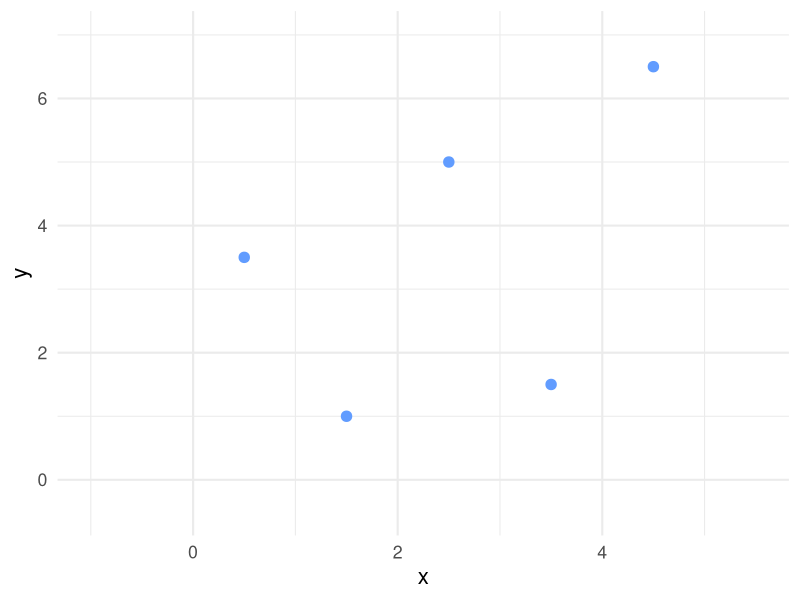
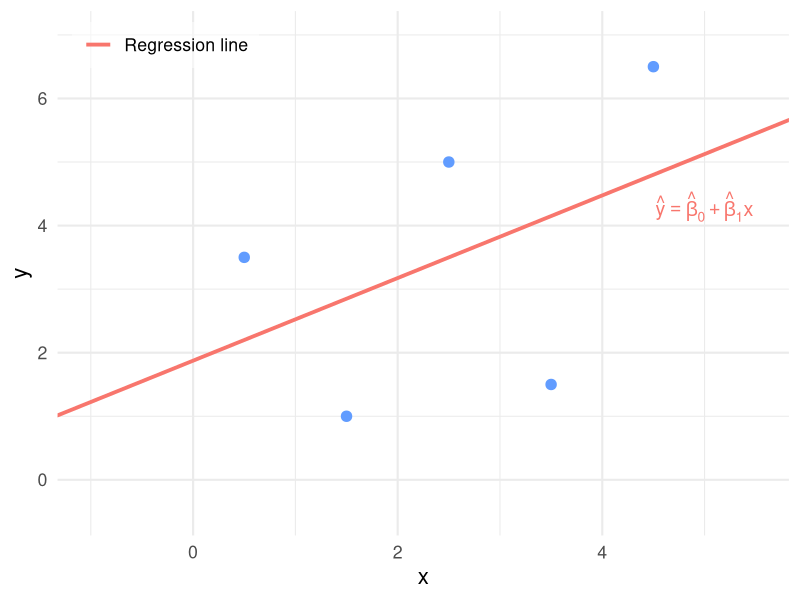
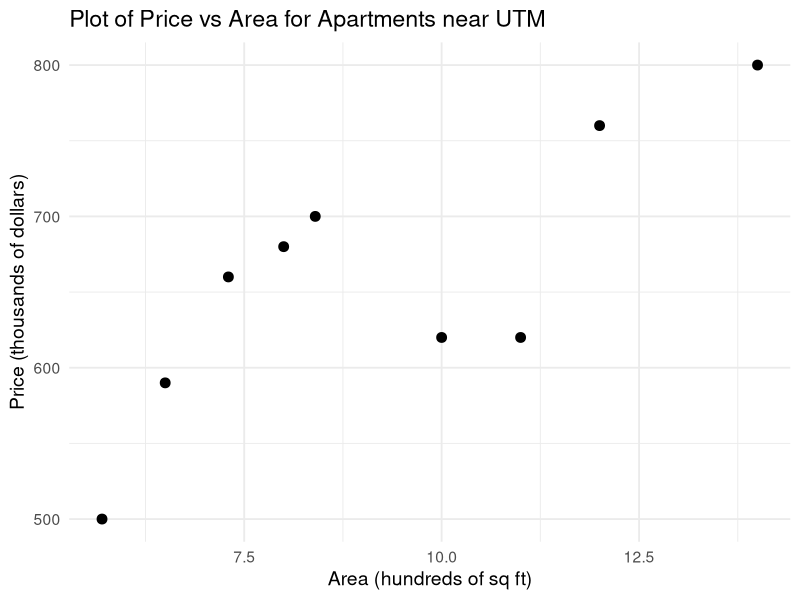
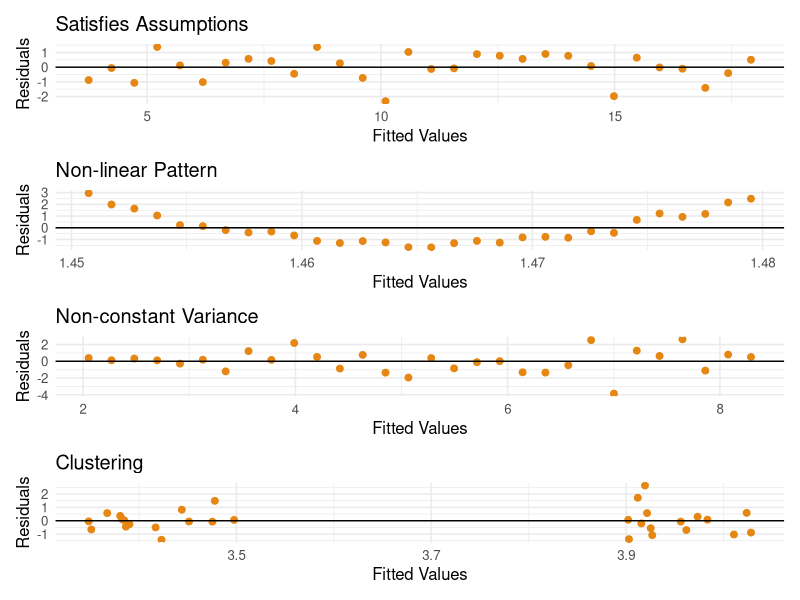
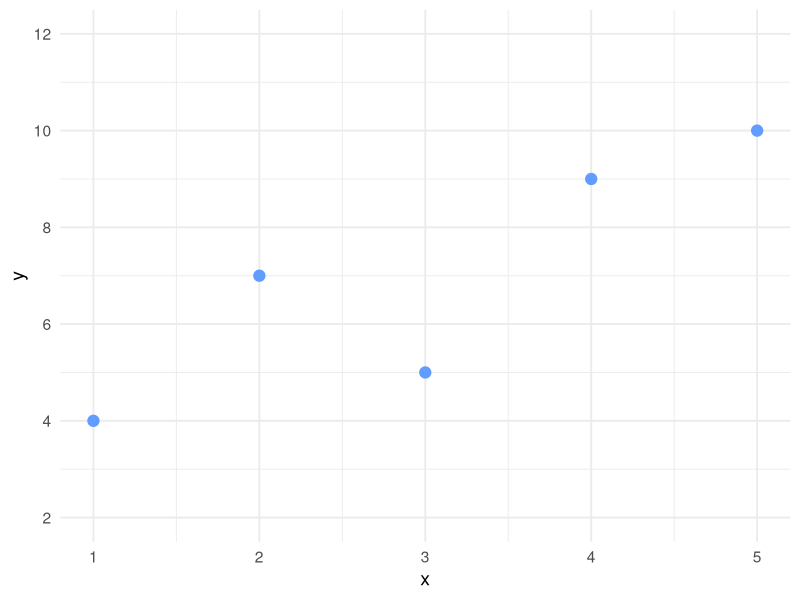
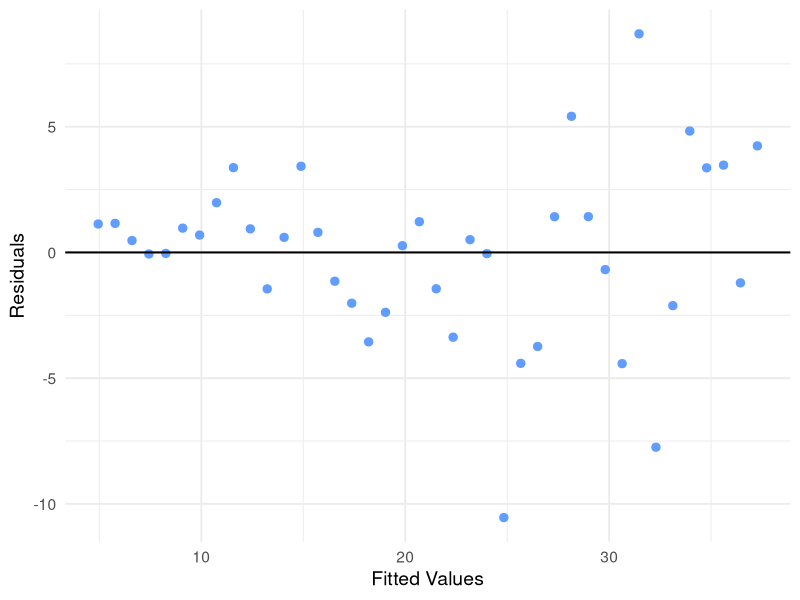
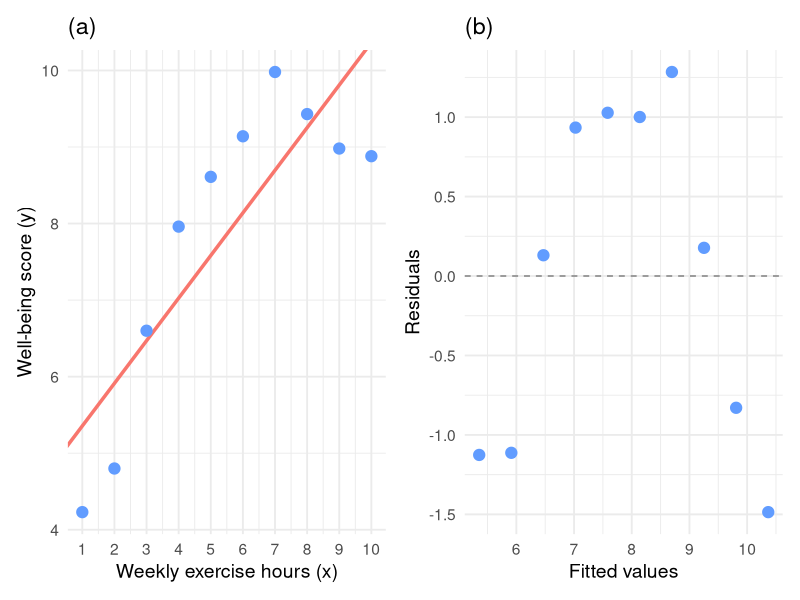
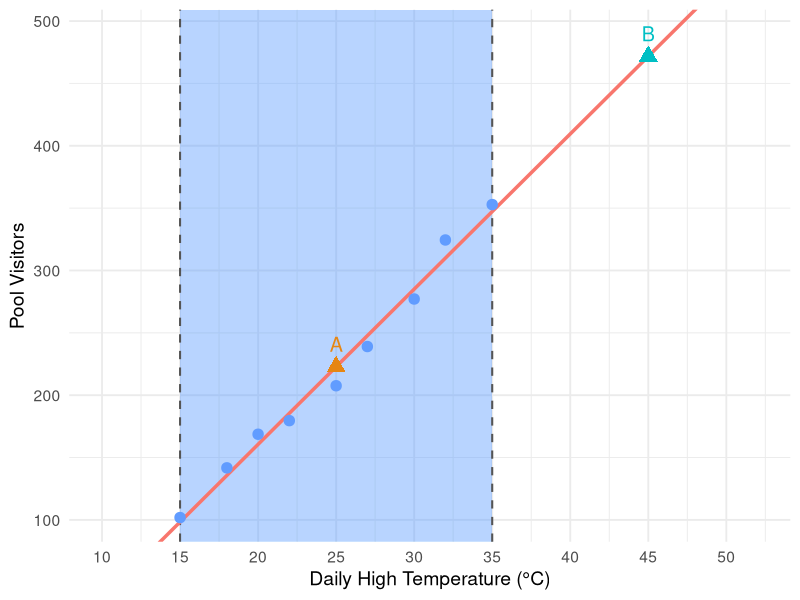

The R source for these figures, in order:
## ---- chunk 1
library(ggplot2)

# --- Same 5 points as before ---
df <- data.frame(
  x = c(0.5, 1.5, 2.5, 3.5, 4.5),
  y = c(3.5, 1.0, 5.0, 1.5, 6.5)
)

# Points-only plot: no line, no legend
p_points <- ggplot(df, aes(x, y)) +
  geom_point(size = 3.2, color = "#619CFF") +
  coord_cartesian(xlim = c(-1.0, 5.5), ylim = c(-0.5, 7)) +
  labs(x = "x", y = "y") +
  theme_minimal(base_size = 16) +
  theme(legend.position = "none")

print(p_points)

## ---- chunk 2
library(ggplot2)

# --- Reduced to 5 points with reasonably large residuals ---
df <- data.frame(
  x = c(0.5, 1.5, 2.5, 3.5, 4.5),
  y = c(3.5, 1.0, 5.0, 1.5, 6.5)
)

# Fit linear model
model <- lm(y ~ x, data = df)
b0    <- coef(model)[1]
b1    <- coef(model)[2]

# Predicted values
df$yhat <- fitted(model)

# Sample mean of y
ybar  <- mean(df$y)

# --- Bracket placement: put brackets on the LEFT for points ABOVE the line ---
cap    <- 0.10   # horizontal cap length
offset <- 0.20   # horizontal offset from the residual line

# sgn = -1 for positive residuals (y > yhat) -> bracket to the LEFT
# sgn = +1 for negative residuals (y < yhat) -> bracket to the RIGHT
sgn <- ifelse(df$y > df$yhat, -1, 1)

br <- transform(
  df,
  i      = seq_len(nrow(df)),
  x0     = x + sgn * offset,                # x-location of bracket's vertical bar
  y0     = pmin(y, yhat),                   # bottom of bracket
  y1     = pmax(y, yhat),                   # top of bracket
  ymid   = (pmin(y, yhat) + pmax(y, yhat)) / 2,
  xlab   = x + sgn * (offset + 0.14),       # label position a bit further from bracket
  # Labels as e_i = y_i - \hat{y}_i
  lab    = paste0("e[", seq_len(nrow(df)), "] == y[", seq_len(nrow(df)), "] - hat(y)[", seq_len(nrow(df)), "]")
)

# Create the plot with ONLY the regression line and points (brackets, residual lines, and e_i legend removed)
p_sse <- ggplot(df, aes(x, y)) +
  # Observed points
  geom_point(size = 3.2, color = "#619CFF") +
  # Regression line
  geom_abline(aes(intercept = b0, slope = b1, color = "Regression line"),
              size = 1.3, key_glyph = draw_key_path) +
  # Annotate regression equation
  annotate("text", x = 5.0, y = 4.3,
           label = "hat(y) == hat(beta)[0] + hat(beta)[1]*x",
           parse = TRUE, color = "#F8766D", size = 5) +
  # SINGLE coord_cartesian call: set BOTH x and y limits here
  coord_cartesian(xlim = c(-1.0, 5.5), ylim = c(-0.5, 7)) +
  labs(x = "x", y = "y") +
  # Legend: only the regression line remains
  scale_color_manual(
    name   = NULL,
    values = c("Regression line" = "#F8766D"),
    breaks = c("Regression line"),
    labels = c("Regression line")
  ) +
  theme_minimal(base_size = 16) +
  theme(
    legend.position      = c(0.02, 0.98),
    legend.justification = c(0, 1),
    legend.background    = element_rect(fill = alpha("white", 0.5), color = NA),
    legend.key.width     = unit(1.5, "lines")
  )

# Display the plot
print(p_sse)
## ---- chunk 3
knitr::include_app("https://nishan-mudalige.shinyapps.io/Correlation_Shiny_App/", height = "860")
## ---- chunk 4
knitr::include_app("https://nishan-mudalige.shinyapps.io/Regression_Decomposition_of_Variation/", height = "725")
## ---- chunk 5
library(ggplot2)

area <- c(11.0, 6.5, 10.0, 8.4, 8.0, 5.7, 12.0, 14.0, 7.3)
price <- c(620, 590, 620, 700, 680, 500, 760, 800, 660)

df <- data.frame(area, price)

ggplot(df, aes(x = area, y = price)) +
  geom_point(size = 3, color = "#000000") +
  labs(
    x = "Area (hundreds of sq ft)",
    y = "Price (thousands of dollars)",
    title = "Plot of Price vs Area for Apartments near UTM"
  ) +
  theme_minimal(base_size = 14)
## ---- chunk 6

# Load libraries
library(ggplot2)
library(patchwork)

# Common theme for all plots
theme_clean <- theme_minimal(base_size = 12)

# 1. Satisfies Assumptions
set.seed(1)
x1 <- 1:30
y1 <- 3 + 0.5 * x1 + rnorm(30, 0, 1)
model1 <- lm(y1 ~ x1)
df1 <- data.frame(Fitted = fitted(model1), Residuals = resid(model1))

p1 <- ggplot(df1, aes(Fitted, Residuals)) +
  geom_point(color = "#E68613", size = 2) +
  geom_hline(yintercept = 0, color = "#000000") +
  labs(
    title = "Satisfies Assumptions",
    x     = "Fitted Values",
    y     = "Residuals"
  ) +
  theme_clean

# 2. Non-linear Pattern
x2 <- seq(-2, 2, length.out = 30)
y2 <- x2^2 + rnorm(30, 0, 0.3)
model2 <- lm(y2 ~ x2)
df2 <- data.frame(Fitted = fitted(model2), Residuals = resid(model2))

p2 <- ggplot(df2, aes(Fitted, Residuals)) +
  geom_point(color = "#E68613", size = 2) +
  geom_hline(yintercept = 0, color = "#000000") +
  labs(
    title = "Non-linear Pattern",
    x     = "Fitted Values",
    y     = "Residuals"
  ) +
  theme_clean

# 3. Non-constant Variance
x3 <- 1:30
y3 <- 2 + 0.2 * x3 + rnorm(30, 0, sd = x3 / 10)
model3 <- lm(y3 ~ x3)
df3 <- data.frame(Fitted = fitted(model3), Residuals = resid(model3))

p3 <- ggplot(df3, aes(Fitted, Residuals)) +
  geom_point(color = "#E68613", size = 2) +
  geom_hline(yintercept = 0, color = "#000000") +
  labs(
    title = "Non-constant Variance",
    x     = "Fitted Values",
    y     = "Residuals"
  ) +
  theme_clean

# 4. Clustering
x4 <- c(rnorm(15, 3, 0.2), rnorm(15, 5, 0.2))
y4 <- 2 + 0.5 * x4 + rnorm(30, 0, 1)
model4 <- lm(y4 ~ x4)
df4 <- data.frame(Fitted = fitted(model4), Residuals = resid(model4))

p4 <- ggplot(df4, aes(Fitted, Residuals)) +
  geom_point(color = "#E68613", size = 2) +
  geom_hline(yintercept = 0, color = "#000000") +
  labs(
    title = "Clustering",
    x     = "Fitted Values",
    y     = "Residuals"
  ) +
  theme_clean

# Stack all four plots vertically
final_plot <- p1 / p2 / p3 / p4 +
  plot_layout(ncol = 1)  # one column

# Render the combined plot
print(final_plot)
## ---- chunk 7
library(ggplot2)
df22 <- data.frame(x = c(1, 2, 3, 4, 5),
                   y = c(4, 7, 5, 9, 10))
ggplot(df22, aes(x, y)) +
  geom_point(size = 3.5, color = "#619CFF") +
  scale_x_continuous(breaks = 1:5) +
  scale_y_continuous(breaks = seq(2, 12, 2), limits = c(2, 12)) +
  labs(x = "x", y = "y") +
  theme_minimal(base_size = 14)
## ---- chunk 8
library(ggplot2)
set.seed(27)
x27 <- seq(1, 40, length.out = 40)
y27 <- 5 + 0.8 * x27 + rnorm(40, 0, sd = x27 / 7)
m27 <- lm(y27 ~ x27)
df27 <- data.frame(Fitted = fitted(m27), Residuals = resid(m27))
ggplot(df27, aes(Fitted, Residuals)) +
  geom_point(color = "#619CFF", size = 2.5) +
  geom_hline(yintercept = 0, color = "#000000", linewidth = 0.7) +
  labs(x = "Fitted Values", y = "Residuals") +
  theme_minimal(base_size = 14)
## ---- chunk 9
library(ggplot2)
library(patchwork)
set.seed(7)
x_q33 <- 1:10
y_q33 <- round(1 + 2.5 * x_q33 - 0.18 * x_q33^2 + rnorm(10, 0, 0.4), 2)
m_q33 <- lm(y_q33 ~ x_q33)

df33 <- data.frame(
  x     = x_q33,
  y     = y_q33,
  fits  = fitted(m_q33),
  resid = residuals(m_q33)
)

p_scatter <- ggplot(df33, aes(x, y)) +
  geom_abline(intercept = coef(m_q33)[1], slope = coef(m_q33)[2],
              color = "#F8766D", linewidth = 1.2) +
  geom_point(size = 3.5, color = "#619CFF") +
  scale_x_continuous(breaks = 1:10) +
  labs(x = "Weekly exercise hours (x)",
       y = "Well-being score (y)",
       title = "(a)") +
  theme_minimal(base_size = 14)

p_resid <- ggplot(df33, aes(fits, resid)) +
  geom_hline(yintercept = 0, linetype = "dashed", color = "grey50") +
  geom_point(size = 3.5, color = "#619CFF") +
  labs(x = "Fitted values",
       y = "Residuals",
       title = "(b)") +
  theme_minimal(base_size = 14)

p_scatter + p_resid
## ---- chunk 10
library(ggplot2)
set.seed(37)
x37 <- c(15, 18, 20, 22, 25, 27, 30, 32, 35)
y37 <- -80 + 12 * x37 + rnorm(9, 0, 15)
m37 <- lm(y37 ~ x37)
b0_37 <- coef(m37)[1]
b1_37 <- coef(m37)[2]

pred_A <- b0_37 + b1_37 * 25   # inside range
pred_B <- b0_37 + b1_37 * 45   # outside range

df37 <- data.frame(x = x37, y = y37)

ggplot(df37, aes(x, y)) +
  geom_rect(aes(xmin = 15, xmax = 35, ymin = -Inf, ymax = Inf),
            fill = "#619CFF", alpha = 0.06, inherit.aes = FALSE) +
  geom_vline(xintercept = c(15, 35), linetype = "dashed", color = "#555555", linewidth = 0.7) +
  geom_abline(intercept = b0_37, slope = b1_37,
              color = "#F8766D", linewidth = 1.2) +
  geom_point(size = 3.2, color = "#619CFF") +
  annotate("point", x = 25, y = pred_A, shape = 17, size = 4.5, color = "#E68613") +
  annotate("text",  x = 25, y = pred_A + 18, label = "A", size = 5, color = "#E68613") +
  annotate("point", x = 45, y = pred_B, shape = 17, size = 4.5, color = "#00BFC4") +
  annotate("text",  x = 45, y = pred_B + 18, label = "B", size = 5, color = "#00BFC4") +
  scale_x_continuous(breaks = seq(10, 50, 5), limits = c(10, 52)) +
  labs(x = "Daily High Temperature (°C)", y = "Pool Visitors") +
  theme_minimal(base_size = 14)
## ---- chunk 11
library(ggplot2)
df45 <- data.frame(x = c(10,20,30,40,50), y = c(25,20,17,12,11))
m45  <- lm(y ~ x, data = df45)
ggplot(df45, aes(x, y)) +
  geom_abline(intercept = coef(m45)[1], slope = coef(m45)[2],
              color = "#F8766D", linewidth = 1.2) +
  geom_point(size = 3.5, color = "#619CFF") +
  scale_x_continuous(breaks = seq(0, 50, 10), limits = c(0, 55)) +
  labs(x = "Time lit (minutes, x)", y = "Candle height (cm, y)") +
  theme_minimal(base_size = 14)
## ---- chunk 12
library(ggplot2)
df47 <- data.frame(x = c(1,2,3,4,5), y = c(23,29,45,35,41))
m47  <- lm(y ~ x, data = df47)
df47$resid <- resid(m47)
ggplot(df47, aes(x, resid)) +
  geom_hline(yintercept = 0, linetype = "dashed", color = "grey50") +
  geom_point(size = 3.5, color = "#619CFF") +
  scale_x_continuous(breaks = 1:5) +
  labs(x = "Catalyst amount (x, g)", y = "Residual") +
  theme_minimal(base_size = 14)
## ---- chunk 13
library(ggplot2)
set.seed(48)
n48 <- 50
x48 <- seq(5, 100, length.out = n48)
y48 <- 80 - 0.30 * x48 + rnorm(n48, 0, sd = 1.5 + 0.13 * x48)
m48 <- lm(y48 ~ x48)
df48 <- data.frame(Fitted = fitted(m48), Residuals = resid(m48))
ggplot(df48, aes(Fitted, Residuals)) +
  geom_hline(yintercept = 0, color = "black", linewidth = 0.7) +
  geom_point(color = "#619CFF", size = 2.5) +
  labs(x = "Fitted Values", y = "Residuals") +
  theme_minimal(base_size = 14)
## ---- chunk 14
library(ggplot2)
library(patchwork)
set.seed(49)

# Panel A: assumptions reasonably satisfied
xA <- seq(1, 50, length.out = 40)
dfA <- data.frame(Fitted = xA, Residuals = rnorm(40, 0, 3))

# Panel B: non-linearity (systematic curved pattern)
xB <- seq(1, 50, length.out = 40)
dfB <- data.frame(Fitted = xB, Residuals = 0.02 * (xB - 25)^2 - 8 + rnorm(40, 0, 1.5))

# Panel C: non-constant variance (fan/funnel pattern)
xC <- seq(1, 50, length.out = 40)
dfC <- data.frame(Fitted = xC, Residuals = rnorm(40, 0, sd = 0.15 * xC + 0.5))

# Panel D: an outlier / unusual observation
xD <- seq(1, 50, length.out = 40)
rD <- rnorm(40, 0, 2.5)
rD[20] <- 25
dfD <- data.frame(Fitted = xD, Residuals = rD)

mk <- function(df, tt) {
  ggplot(df, aes(Fitted, Residuals)) +
    geom_hline(yintercept = 0, linetype = "dashed", color = "grey50") +
    geom_point(color = "#619CFF", size = 2) +
    labs(title = tt, x = "Fitted values", y = "Residuals") +
    theme_minimal(base_size = 12)
}

(mk(dfA, "(A)") + mk(dfB, "(B)")) / (mk(dfC, "(C)") + mk(dfD, "(D)"))
